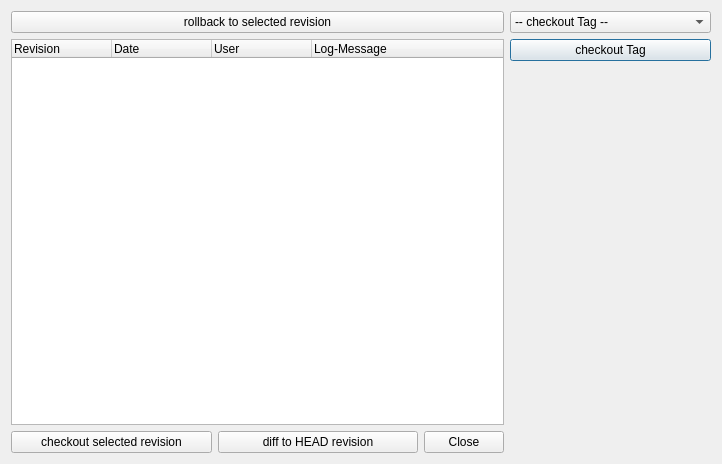
<?xml version="1.0" encoding="UTF-8"?>
<ui version="4.0">
 <class>LogView</class>
 <widget class="QDialog" name="LogView">
  <property name="windowModality">
   <enum>Qt::ApplicationModal</enum>
  </property>
  <property name="geometry">
   <rect>
    <x>0</x>
    <y>0</y>
    <width>722</width>
    <height>464</height>
   </rect>
  </property>
  <property name="windowTitle">
   <string>PG-Version LogView</string>
  </property>
  <layout class="QGridLayout" name="gridLayout">
   <item row="0" column="3">
    <widget class="QComboBox" name="cmbTags">
     <item>
      <property name="text">
       <string>-- checkout Tag --</string>
      </property>
     </item>
    </widget>
   </item>
   <item row="1" column="0" rowspan="2" colspan="3">
    <widget class="QTreeWidget" name="treeWidget">
     <column>
      <property name="text">
       <string>Revision</string>
      </property>
     </column>
     <column>
      <property name="text">
       <string>Date</string>
      </property>
     </column>
     <column>
      <property name="text">
       <string>User</string>
      </property>
     </column>
     <column>
      <property name="text">
       <string>Log-Message</string>
      </property>
     </column>
    </widget>
   </item>
   <item row="1" column="3">
    <widget class="QPushButton" name="btnTag">
     <property name="text">
      <string>checkout Tag</string>
     </property>
    </widget>
   </item>
   <item row="2" column="3">
    <spacer name="verticalSpacer_2">
     <property name="orientation">
      <enum>Qt::Vertical</enum>
     </property>
     <property name="sizeHint" stdset="0">
      <size>
       <width>20</width>
       <height>40</height>
      </size>
     </property>
    </spacer>
   </item>
   <item row="3" column="0">
    <widget class="QPushButton" name="btnCheckout">
     <property name="text">
      <string>checkout selected revision</string>
     </property>
    </widget>
   </item>
   <item row="3" column="1">
    <widget class="QPushButton" name="btnDiff">
     <property name="text">
      <string>diff to HEAD revision</string>
     </property>
    </widget>
   </item>
   <item row="3" column="2">
    <widget class="QDialogButtonBox" name="buttonBox">
     <property name="sizePolicy">
      <sizepolicy hsizetype="Maximum" vsizetype="Fixed">
       <horstretch>0</horstretch>
       <verstretch>0</verstretch>
      </sizepolicy>
     </property>
     <property name="standardButtons">
      <set>QDialogButtonBox::Close</set>
     </property>
    </widget>
   </item>
   <item row="0" column="0" colspan="3">
    <widget class="QPushButton" name="btnRollback">
     <property name="sizePolicy">
      <sizepolicy hsizetype="Expanding" vsizetype="Fixed">
       <horstretch>0</horstretch>
       <verstretch>0</verstretch>
      </sizepolicy>
     </property>
     <property name="minimumSize">
      <size>
       <width>0</width>
       <height>0</height>
      </size>
     </property>
     <property name="maximumSize">
      <size>
       <width>16777215</width>
       <height>16777215</height>
      </size>
     </property>
     <property name="text">
      <string>rollback to selected revision</string>
     </property>
    </widget>
   </item>
  </layout>
 </widget>
 <resources/>
 <connections/>
</ui>
